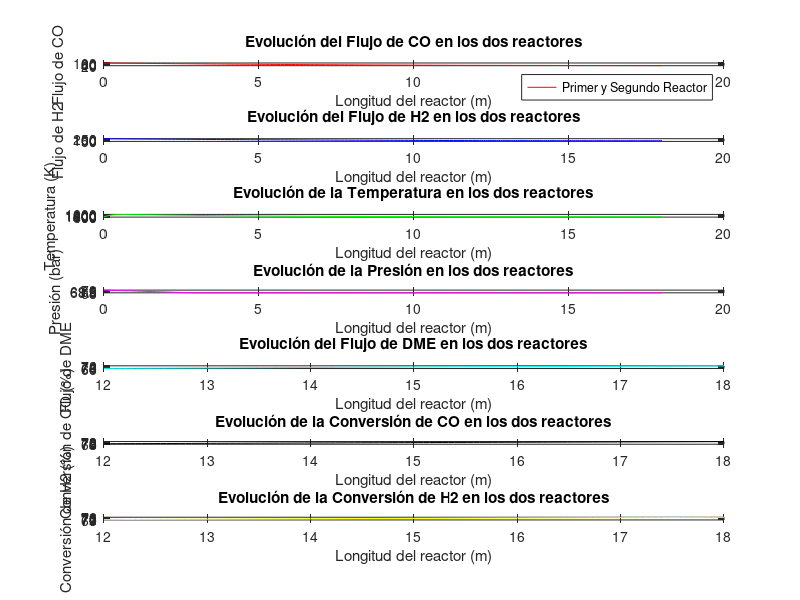

Write MATLAB code to recreate this figure.
% Modelo de un reactor dual para la producción de DME

%% Definición de parámetros iniciales
F_CO = 100;       % Flujo inicial de CO (kmol/h)
F_H2 = 200;       % Flujo inicial de H2 (kmol/h)
T0 = 500;         % Temperatura inicial (K)
P0 = 70;          % Presión inicial (bar)
k1 = 0.1;         % Constante de reacción en el primer reactor
k2 = 0.05;        % Constante de reacción en el segundo reactor
U1 = 5;           % Coeficiente de transferencia de calor en el primer reactor
U2 = 3;           % Coeficiente de transferencia de calor en el segundo reactor
T_coolant1 = 450; % Temperatura del refrigerante del primer reactor (K)
T_coolant2 = 470; % Temperatura del refrigerante del segundo reactor (K)

%% Rango de longitudes a evaluar
% (basado en el artículo, se sugiere evaluar L1 entre 8 y 12 m, 
% y L2 entre 5 y 9 m, pero con la restricción de que L1 + L2 <= 18 m)
L1_vals = linspace(8, 12, 5); 
L2_vals = linspace(5, 9, 5);

%% Variables para almacenar los resultados
best_conversion = 0;
best_L1 = 0;
best_L2 = 0;

%% Bucle de búsqueda de las mejores longitudes de los dos reactores
for L1 = L1_vals
    for L2 = L2_vals
        
        % Restricción de longitud total
        if (L1 + L2) > 18
            continue;
        end
        
        %% Primer reactor (enfriado por agua)
        % Definimos el sistema de ecuaciones diferenciales
        dydz1 = @(z, y) [
            -k1*y(1);                                    % Consumo de CO
            -2*k1*y(1);                                  % Consumo de H2 (este factor puede ajustarse según la estequiometría)
            0.3*y(1)*y(2) - U1*(y(3) - T_coolant1)        % Balance de energía
        ];
        
        % Condiciones iniciales del primer reactor
        y0_1 = [F_CO; F_H2; T0];
        
        % Resolución numérica (desde z=0 hasta z=L1)
        [z1, y1] = ode45(dydz1, linspace(0, L1, 100), y0_1);
        
        %% Condiciones de entrada al segundo reactor
        F_CO2 = y1(end, 1);
        F_H2_2 = y1(end, 2);
        T1_out = y1(end, 3);
        
        %% Segundo reactor (enfriado por gas)
        % Definimos el sistema de ecuaciones diferenciales
        dydz2 = @(z, y) [
            -k2*y(1);                                    % Consumo de CO
            -1.5*k2*y(1);                                % Consumo de H2 (ajustable a la estequiometría real)
            0.2*y(1)*y(2) - U2*(y(3) - T_coolant2)        % Balance de energía
        ];
        
        % Condiciones iniciales del segundo reactor
        y0_2 = [F_CO2; F_H2_2; T1_out];
        
        % Resolución numérica (desde z=L1 hasta z=L1+L2)
        [z2, y2] = ode45(dydz2, linspace(L1, L1 + L2, 100), y0_2);
        
        %% Cálculo de la conversión de CO y H2
        X_CO = (F_CO - y2(:, 1)) / F_CO * 100; 
        X_H2 = (F_H2 - y2(:, 2)) / F_H2 * 100;
        
        % Actualización de la mejor configuración según la conversión de CO
        if max(X_CO) > best_conversion
            best_conversion = max(X_CO);
            best_L1 = L1;
            best_L2 = L2;
        end
        
    end
end

%% Cálculo de la caída de presión (con la restricción de 2 bar)
z_total = [z1; z2];
P = P0 * exp(-0.01 * z_total);
% Si la presión cae más de 2 bar (desde 70 bar hasta 68 bar), se limita:
P(P < (P0 - 2)) = (P0 - 2);

%% Cálculo de la concentración de DME (suponiendo eficiencia de 95%)
F_DME = (F_CO - y2(:, 1)) * 0.95;

%% Combinar los resultados de ambos reactores para graficar
y_total = [y1; y2];

%% Gráficas de resultados
figure;

% Evolución del Flujo de CO
subplot(7,1,1);
plot(z_total, y_total(:,1), '-r');
xlabel('Longitud del reactor (m)');
ylabel('Flujo de CO');
legend('Primer y Segundo Reactor');
title('Evolución del Flujo de CO en los dos reactores');

% Evolución del Flujo de H2
subplot(7,1,2);
plot(z_total, y_total(:,2), '-b');
xlabel('Longitud del reactor (m)');
ylabel('Flujo de H2');
title('Evolución del Flujo de H2 en los dos reactores');

% Evolución de la Temperatura
subplot(7,1,3);
plot(z_total, y_total(:,3), '-g');
xlabel('Longitud del reactor (m)');
ylabel('Temperatura (K)');
title('Evolución de la Temperatura en los dos reactores');

% Evolución de la Presión
subplot(7,1,4);
plot(z_total, P, '-m');
xlabel('Longitud del reactor (m)');
ylabel('Presión (bar)');
title('Evolución de la Presión en los dos reactores');

% Evolución del Flujo de DME
subplot(7,1,5);
plot(z2, F_DME, '-c');
xlabel('Longitud del reactor (m)');
ylabel('Flujo de DME');
title('Evolución del Flujo de DME en los dos reactores');

% Evolución de la Conversión de CO
X_CO = (F_CO - y2(:,1)) / F_CO * 100;  % Se recalcula para graficarlo con z2
subplot(7,1,6);
plot(z2, X_CO, '-k');
xlabel('Longitud del reactor (m)');
ylabel('Conversión de CO (%)');
title('Evolución de la Conversión de CO en los dos reactores');

% Evolución de la Conversión de H2
X_H2 = (F_H2 - y2(:,2)) / F_H2 * 100;
subplot(7,1,7);
plot(z2, X_H2, '-y');
xlabel('Longitud del reactor (m)');
ylabel('Conversión de H2 (%)');
title('Evolución de la Conversión de H2 en los dos reactores');

%% Mostrar la mejor configuración encontrada
fprintf('Mejor longitud para el primer reactor: %.2f m\n', best_L1);
fprintf('Mejor longitud para el segundo reactor: %.2f m\n', best_L2);
